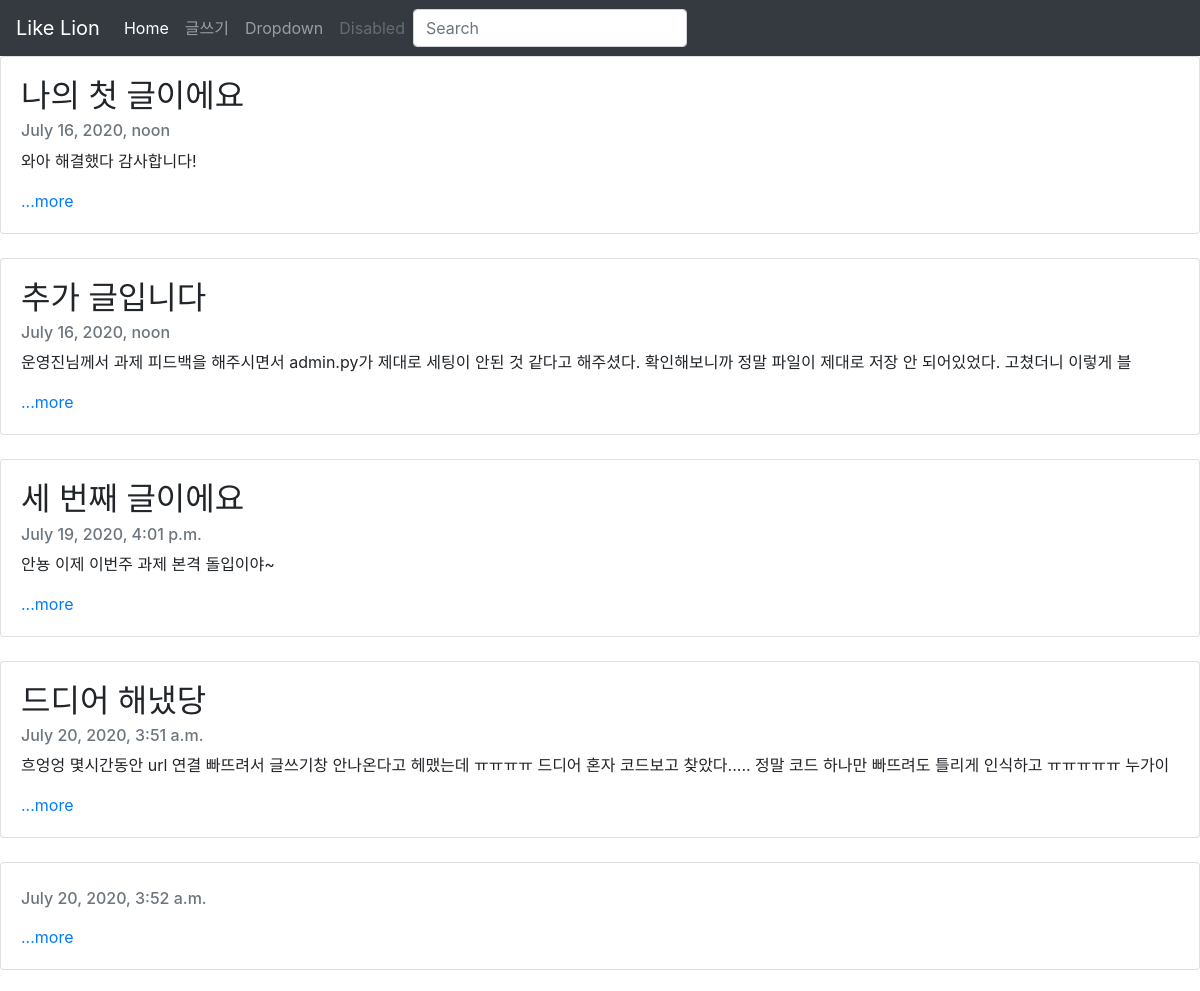
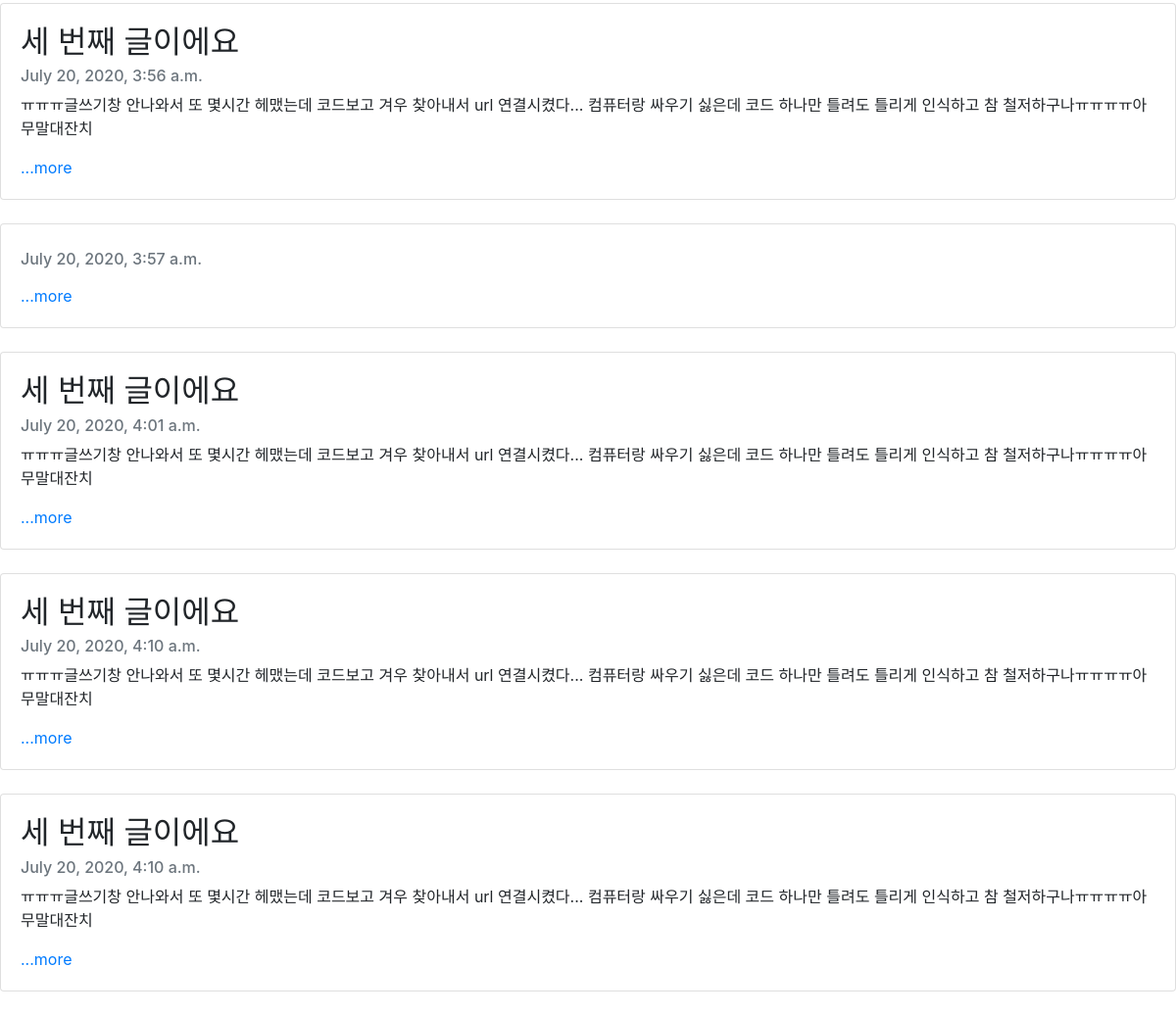
The page / on the database its author committed (2 pictures, top to bottom).
### blog/models.py (models this page shows, shortened)
class Blog (models.Model):
    title = models.CharField(max_length=200)
    pub_date = models.DateTimeField('date published')
    body = models.TextField( )
    def summary(self):
        return self.body[:100]

### blog/views.py (the view)
# urls.py: 2. Add a URL to urlpatterns:  path('', views.home, name='home')
def home(request):
    blogs = Blog.objects
    return render(request, 'home.html', {'blogs': blogs})

### blog/templates/home.html (shortened to what this page needs)
<head>
    <link rel="stylesheet" href="https://stackpath.bootstrapcdn.com/bootstrap/4.5.0/css/bootstrap.min.css">
</head>
<body>
<nav class="navbar navbar-expand-lg navbar-dark bg-dark">
    <a class="navbar-brand" href="#">Like Lion</a>
      <div class="navbar-nav">
        <a class="nav-item nav-link active" href="#">Home <span class="sr-only">(current)</span></a>
        <a class="nav-item nav-link" href="{% url 'new' %}">글쓰기</a>
        <a class="nav-item nav-link" href="#">Dropdown</a>
        <a class="nav-item nav-link disabled" href="#">Disabled</a>
      </div>
      <form class="form-inline my-2 my-md-0">
      <input class="form-control" type="text" placeholder="Search">
      </form>
  </nav>
{% for blog in blogs.all %}
<div class="card" >
        <div class="card-body">
          <h2 class="card-title">{{ blog.title }}</h2>
          <h6 class="card-subtitle mb-2 text-muted">{{ blog.pub_date }}</h6>
          <p class="card-text">{{ blog.summary}}</p>
          <a href="{% url 'detail' blog.id %}" class="card-link">...more</a>
        </div>
    </div><br>
{% endfor %}
  </body>

### rows shown on the page
Blog: title "나의 첫 글이에요", pub_date "July 16, 2020, noon", summary "와아 해결했다 감사합니다!"
Blog: title "추가 글입니다", pub_date "July 16, 2020, noon", summary "운영진님께서 과제 피드백을 해주시면서 admin.py가 제대로 세팅이 안된 것 같다고 해주셨다. 확인해보니까 정말 파일이 제대로 저장 안 되어있었다. 고쳤더니 이렇게 블"
Blog: title "세 번째 글이에요", pub_date "July 19, 2020, 4:01 p.m.", summary "안뇽 이제 이번주 과제 본격 돌입이야~"
Blog: title "드디어 해냈당", pub_date "July 20, 2020, 3:51 a.m.", summary "흐엉엉 몇시간동안 url 연결 빠뜨려서 글쓰기창 안나온다고 헤맸는데 ㅠㅠㅠㅠ 드디어 혼자 코드보고 찾았다..... 정말 코드 하나만 빠뜨려도 틀리게 인식하고 ㅠㅠㅠㅠㅠ 누가이"
Blog: pub_date "July 20, 2020, 3:52 a.m."
Blog: title "세 번째 글이에요", pub_date "July 20, 2020, 3:56 a.m.", summary "ㅠㅠㅠ글쓰기창 안나와서 또 몇시간 헤맸는데 코드보고 겨우 찾아내서 url 연결시켰다... 컴퓨터랑 싸우기 싫은데 코드 하나만 틀려도 틀리게 인식하고 참 철저하구나ㅠㅠㅠㅠ아무말대잔치"
Blog: pub_date "July 20, 2020, 3:57 a.m."
Blog: title "세 번째 글이에요", pub_date "July 20, 2020, 4:01 a.m.", summary "ㅠㅠㅠ글쓰기창 안나와서 또 몇시간 헤맸는데 코드보고 겨우 찾아내서 url 연결시켰다... 컴퓨터랑 싸우기 싫은데 코드 하나만 틀려도 틀리게 인식하고 참 철저하구나ㅠㅠㅠㅠ아무말대잔치"
Blog: title "세 번째 글이에요", pub_date "July 20, 2020, 4:10 a.m.", summary "ㅠㅠㅠ글쓰기창 안나와서 또 몇시간 헤맸는데 코드보고 겨우 찾아내서 url 연결시켰다... 컴퓨터랑 싸우기 싫은데 코드 하나만 틀려도 틀리게 인식하고 참 철저하구나ㅠㅠㅠㅠ아무말대잔치"
Blog: title "세 번째 글이에요", pub_date "July 20, 2020, 4:10 a.m.", summary "ㅠㅠㅠ글쓰기창 안나와서 또 몇시간 헤맸는데 코드보고 겨우 찾아내서 url 연결시켰다... 컴퓨터랑 싸우기 싫은데 코드 하나만 틀려도 틀리게 인식하고 참 철저하구나ㅠㅠㅠㅠ아무말대잔치"
